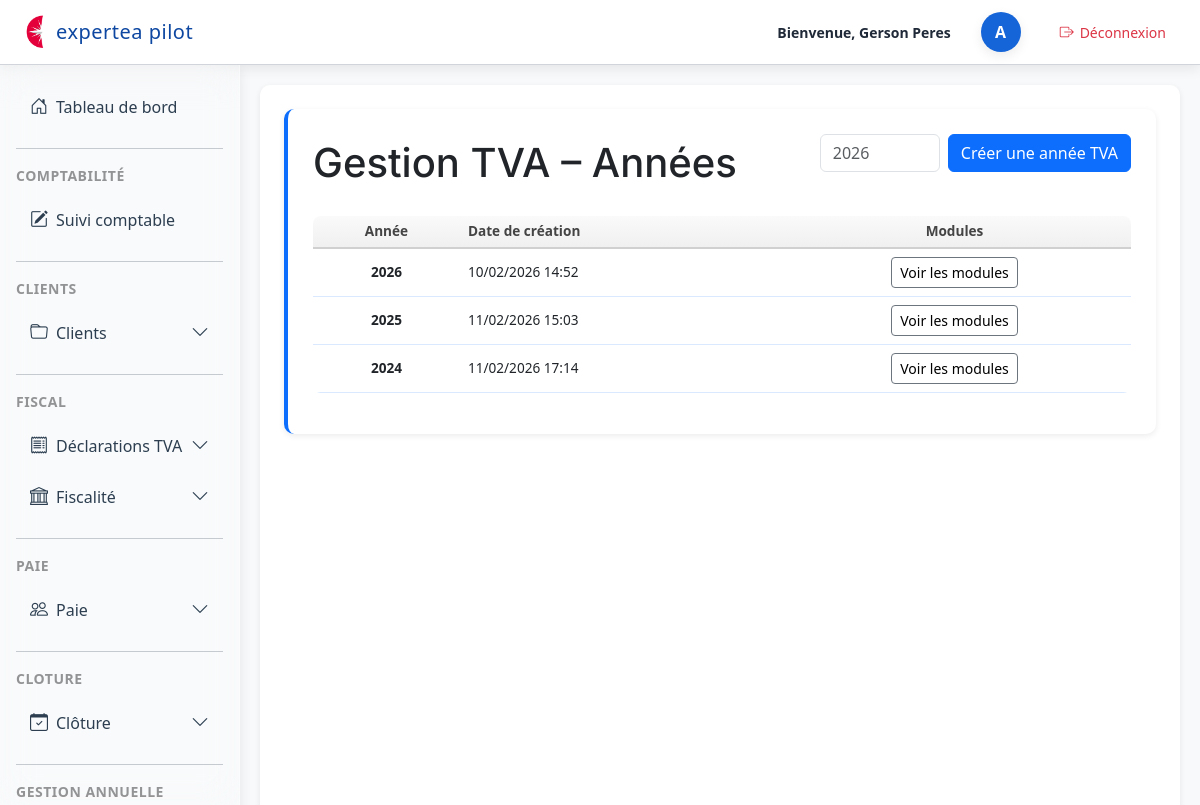
The page /dossiers/tva/annees/ (signed in) on the database its author committed.
### dossiers/models.py (models this page shows, shortened)
class TVAAnnee(models.Model):
    annee = models.IntegerField(unique=True)
    date_creation = models.DateTimeField(auto_now_add=True)

### dossiers/views.py (the view)
# urls.py: path("tva/annees/", views.tva_annees, name="tva_annees"),
@login_required
def tva_annees(request):
    annees = TVAAnnee.objects.order_by("-annee")
    return render(request, "tva/tva_annees.html", {"annees": annees})

### cabinet_compta/context_processors.py (called while the page is built)
def user_role(request):
    if not request.user.is_authenticated:
        return {"base_template": "base.html"}
    groups = request.user.groups.values_list("name", flat=True)
    if "Client" in groups:
        return {"base_template": "base_paie_client.html"}
    if "Partenaire" in groups:
        return {"base_template": "base_partenaire.html"}
    return {"base_template": "base.html"}

### dossiers/context_processors.py (called while the page is built)
def last_fiscal_year(request):
    current_year = date.today().year
    try:
        year_obj = AnneeFiscale.objects.get(annee=current_year)
        return {"last_year": year_obj.id}
    except AnneeFiscale.DoesNotExist:
        try:
            last_year_obj = AnneeFiscale.objects.latest("annee")
            return {"last_year": last_year_obj.id}
        except AnneeFiscale.DoesNotExist:
            return {"last_year": None}

def cloture_context(request):
    derniere_annee = ClotureAnnee.objects.order_by('-annee').first()
    return {
        "derniere_annee": derniere_annee
    }

### dossiers/templates/tva/tva_annees.html (shortened to what this page needs)
{% extends "base.html" %}
{% block content %}
<section class="section">
<div class="d-flex justify-content-between align-items-center mb-4 flex-wrap">
    <h1 class="mb-0">Gestion TVA – Années</h1>
    <form method="POST"
          action="{% url 'tva_creer_annee' %}"
          class="d-flex align-items-center gap-2 flex-nowrap">
        <input type="number"
               name="annee"
               class="form-control"
               placeholder="2026"
               required
               style="max-width: 120px;">
        <button class="btn btn-primary white-space-nowrap">
            Créer une année TVA
        </button>
    </form>
</div>
<table class="table table-hover align-middle">
    <thead>
        <tr>
            <th>Année</th>
            <th>Date de création</th>
            <th>Modules</th>
        </tr>
    </thead>
    <tbody>
        {% for a in annees %}
        <tr>
            <td><strong>{{ a.annee }}</strong></td>
            <td>{{ a.date_creation|date:"d/m/Y H:i" }}</td>
            <td>
                <a href="{% url 'tva_modules_annee' a.id %}" class="btn btn-outline-secondary btn-sm">
                    Voir les modules
                </a>
            </td>
        </tr>
        {% endfor %}
    </tbody>
</table>
{% endblock %}

### dossiers/templates/base.html (shortened to what this page needs)
<!DOCTYPE html>
<html lang="fr">
<head>
    {% load static %}
    <link rel="stylesheet" href="{% static 'css/base.css' %}">
    <link rel="stylesheet" href="{% static 'css/dashboard.css' %}">
    <link rel="stylesheet"
          href="https://cdn.jsdelivr.net/npm/bootstrap@5.3.0/dist/css/bootstrap.min.css">
    <link rel="stylesheet"
      href="https://cdn.jsdelivr.net/npm/bootstrap-icons@1.11.3/font/bootstrap-icons.css">
</head>
<body class="bg-light">
<header class="top-header">
    <div class="header-left">
        <img src="{% static 'img/logo.png' %}" alt="Logo" class="header-logo">
        <span class="header-title">expertea pilot</span>
    </div>
    <div class="header-right">
        <span class="welcome-text">Bienvenue, {{request.user.get_full_name }}</span>
        <div class="avatar-circle d-flex justify-content-center align-items-center"
             style="width:40px; height:40px; border-radius:50%; background:#1565d8; color:white; font-weight:600; margin-left:15px;">
            {{ user.username|first|upper }}
        </div>
<a href="{% url 'logout' %}"
   class="btn btn-sm d-flex align-items-center"
   style="margin-left: 15px; background:white; color:#dc3545; border-radius:12px;">
    <i class="bi bi-box-arrow-right" style="margin-right:6px;"></i>
    Déconnexion
</a>
    </div>
</header>
<div class="layout-container d-flex w-100">
    <div class="sidebar-column position-relative d-flex flex-column">
        <aside id="sidebar" class="sidebar p-3">
            <nav class="nav flex-column">
<a class="nav-link d-flex align-items-center gap-2 {% if request.resolver_match.url_name == 'dashboard' %}active{% endif %}"
   href="{% url 'user_space' %}">
    <i class="bi bi-house-door"></i>
    <span class="sidebar-text">Tableau de bord</span>
</a>
                <hr class="sidebar-separator my-3 opacity-25">
                <div class="sidebar-section-title text-uppercase small opacity-75 mb-2">
                    Comptabilité
                </div>
                <a class="nav-link text-white d-flex align-items-center gap-2 {% if request.resolver_match.url_name == 'liste_suivi_comptable' %}active{% endif %}"
                   href="{% url 'liste_suivi_comptable' %}">
                    <i class="bi bi-pencil-square"></i>
                    <span class="sidebar-text">Suivi comptable</span>
                </a>
                <hr class="sidebar-separator my-3 opacity-25">
                <div class="sidebar-section-title text-uppercase small opacity-75 mb-2">
                    CLIENTS
                </div>
                <div class="nav-item">
                    <a class="nav-link text-white d-flex align-items-center gap-2"
                       data-bs-toggle="collapse"
                       href="#menuCLIENTS"
                       role="button"
                       aria-expanded="false"
                       aria-controls="menuCLIENTS">
                        <i class="bi bi-folder"></i>
                        <span class="sidebar-text">Clients</span>
                        <i class="bi bi-chevron-down ms-auto small"></i>
                    </a>
                </div>
                <hr class="sidebar-separator my-3 opacity-25">
                <div class="sidebar-section-title text-uppercase small opacity-75 mb-2">
                    FISCAL
                </div>
                <div class="nav-item">
                    <a class="nav-link text-white d-flex align-items-center gap-2"
                       data-bs-toggle="collapse"
                       href="#menuTVA"
                       role="button"
                       aria-expanded="false"
                       aria-controls="menuTVA">
                        <i class="bi bi-receipt"></i>
                        <span class="sidebar-text">Déclarations TVA</span>
                        <i class="bi bi-chevron-down ms-auto small"></i>
                    </a>
                </div>
		<div class="nav-item">
		    <a class="nav-link text-white d-flex align-items-center gap-2"
		       data-bs-toggle="collapse"
		       href="#menuFISCAL"
		       role="button"
		       aria-expanded="false"
		       aria-controls="menuFISCAL">
		        <i class="bi bi-bank"></i>
		        <span class="sidebar-text">Fiscalité</span>
		        <i class="bi bi-chevron-down ms-auto small"></i>
		    </a>
</div>
		<hr class="sidebar-separator my-3 opacity-25">
		<div class="sidebar-section-title text-uppercase small opacity-75 mb-2">
		    Paie
		</div>
		<div class="nav-item">
		    <a class="nav-link text-white d-flex align-items-center gap-2"
		       data-bs-toggle="collapse"
		       href="#menuPAIE"
		       role="button"
		       aria-expanded="false"
		       aria-controls="menuPAIE">
		        <i class="bi bi-people"></i>
		        <span class="sidebar-text">Paie</span>
		        <i class="bi bi-chevron-down ms-auto small"></i>
		    </a>
    </div>
<hr class="sidebar-separator my-3 opacity-25">
<div class="sidebar-section-title text-uppercase small opacity-75 mb-2">
    CLOTURE
</div>
<div class="nav-item">
    <a class="nav-link text-white d-flex align-items-center gap-2"
       data-bs-toggle="collapse"
       href="#menuCLOTURE"
       role="button"
       aria-expanded="false"
       aria-controls="menuCLOTURE">
        <i class="bi bi-calendar-check"></i>
        <span class="sidebar-text">Clôture</span>
        <i class="bi bi-chevron-down ms-auto small"></i>
    </a>
</div>
		<hr class="sidebar-separator my-3 opacity-25">
		<div class="sidebar-section-title text-uppercase small opacity-75 mb-2">
		    Gestion Annuelle
		</div>
            </nav>
        </aside>
    </div>
    <main class="flex-grow-1 p-4">
        {% block content %}
        {% endblock %}
    </main>
</div>
</body>
</html>

### dossiers/static/css/base.css (style rules this page uses)
:root { --blue-primary: #0d6efd; --blue-dark: #0b5ed7; --blue-light: #e7f1ff; --sidebar-bg: #0a1a2b; --sidebar-hover: rgba(255, 255, 255, 0.12); --sidebar-active: #0d6efd; --text-light: #f8f9fa; }
body { font-family: 'Inter', sans-serif; background: var(--blue-light); }
main { background: white; padding: 25px; border-radius: 10px; box-shadow: 0 2px 6px rgba(0, 0, 0, 0.08); margin: 20px; }
h1, h2, h3, h4, h5, .card h1, .card h2, .card h3, .card h4 { font-family: 'Inter', sans-serif; font-weight: 600; color: var(--blue-dark); margin-top: 0; margin-bottom: 18px; }
section { margin-bottom: 30px; }
.section { background: white; padding: 25px; border-radius: 10px; margin-bottom: 30px; border-left: 4px solid var(--blue-primary); box-shadow: 0 2px 6px rgba(0, 0, 0, 0.08); transition: box-shadow 0.25s ease; }
a { transition: color 0.2s ease; }
form input, form select, form textarea { transition: border-color 0.2s ease, box-shadow 0.2s ease, background 0.2s ease; }
table tr { transition: background 0.15s ease; }
p, ul, ol, table, form, .section { margin-bottom: 20px; }
form input, form select, form textarea { width: 100%; padding: 10px 12px; border-radius: 6px; border: 1px solid rgba(13, 110, 253, 0.35); background: white; font-size: 14px; transition: border-color 0.2s, box-shadow 0.2s; }
.btn { padding: 8px 16px; border-radius: 6px; text-decoration: none; font-weight: 600; display: inline-block; transition: background 0.2s ease, color 0.2s ease, box-shadow 0.2s ease; }
.btn-primary { background: var(--blue-primary); color: white; border: none; }
.table { width: 100%; border-collapse: collapse; margin-bottom: 20px; background: white; border-radius: 8px; overflow: hidden; font-size: 0.85rem }
.table thead th { background: linear-gradient(to bottom, #fafafa, #f0f0f0); color: #444; font-weight: 600; border-bottom: 2px solid #d0d0d0; }
.table th, .table td { padding-top: 4px; padding-bottom: 4px; line-height: 1.1; border: 0px solid rgba(13, 110, 253, 0.15); }
.table tbody tr:nth-child(even) { background: #f8faff; }
.table td, .table th { text-align: center; }
.table td:nth-child(2), .table th:nth-child(2) { text-align: left; }
.sidebar { width: 240px; min-height: 100vh; background: var(--sidebar-bg); color: var(--text-light); transition: width 0.25s ease; overflow: hidden; }
.sidebar .nav-link { padding: 10px 15px; border-radius: 6px; margin-bottom: 6px; transition: background 0.2s; font-weight: 500; }
:root { --radius-small: 6px; --radius-medium: 10px; }
h1, h2, h3, h4, h5 { font-family: 'Inter', sans-serif; font-weight: 600; color: var(--blue-dark); }
.sidebar-column { width: 240px; min-height: 100vh; position: relative; flex-shrink: 0; }
.layout-container { height: calc(100vh - 65px); overflow: hidden; }
main { overflow-y: auto; height: 100%; }
.top-header { height: 65px; }
.table td, .table th { padding-top: 4px; padding-bottom: 4px; line-height: 1.1; }
.table a { color: #000 !important; text-decoration: none; }
.table a { text-decoration: none !important; }
.top-header, .layout-container { position: relative !important; z-index: 1 !important; }
#layoutSidenav, #layoutSidenav_content, .sidebar, .navbar, .header, .content, .main-content, .page-wrapper, .wrapper, .layout, .container, .container-fluid { position: relative !important; z-index: 1 !important; }
.layout-container { min-height: calc(100vh - 60px); }
.sidebar { width: 230px; }
.sidebar { background: rgba(255, 255, 255, 0.20) !important; backdrop-filter: blur(18px) saturate(180%) !important; -webkit-backdrop-filter: blur(18px) saturate(180%) !important; border-right: 1px solid rgba(255, 255, 255, 0.35) !important; min-height: 100vh; color: #2c3e50 !important; }
.sidebar-section-title { color: rgba(0, 0, 0, 0.55) !important; font-weight: 600; letter-spacing: 0.5px; }
.sidebar .nav-link { color: #2c3e50 !important; padding: 10px 14px; border-radius: 8px; margin: 2px 0; transition: all 0.2s ease-in-out; }
.sidebar .nav-link i { font-size: 18px; transition: color 0.2s ease-in-out; }
.header-title { font-weight: 300 !important; letter-spacing: 0.5px; font-size: 1.6rem; }

### rows shown on the page
TVAAnnee: annee "2026", date_creation "10/02/2026 14:52"
TVAAnnee: annee "2025", date_creation "11/02/2026 15:03"
TVAAnnee: annee "2024", date_creation "11/02/2026 17:14"

### other values the page prints
{{ request.user.get_full_name }} "Gerson Peres"
{{ user.username|first|upper }} "A"
